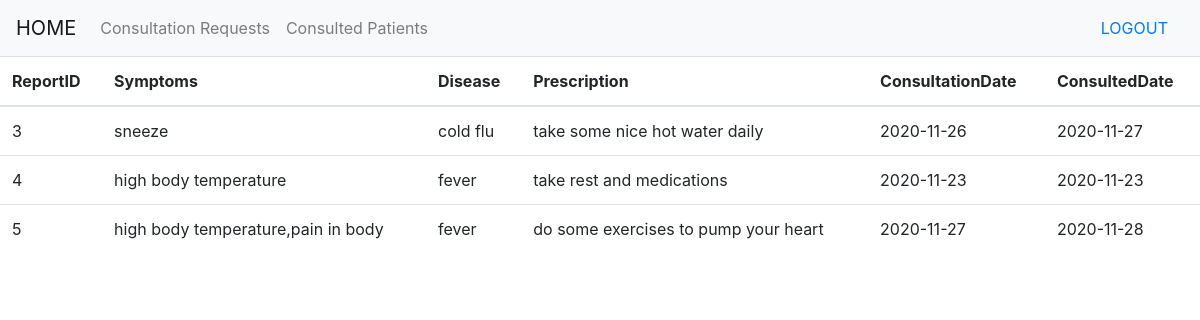
The page /doctor/patientHealthRecord?uid=1 (signed in) on the database as committed earlier.
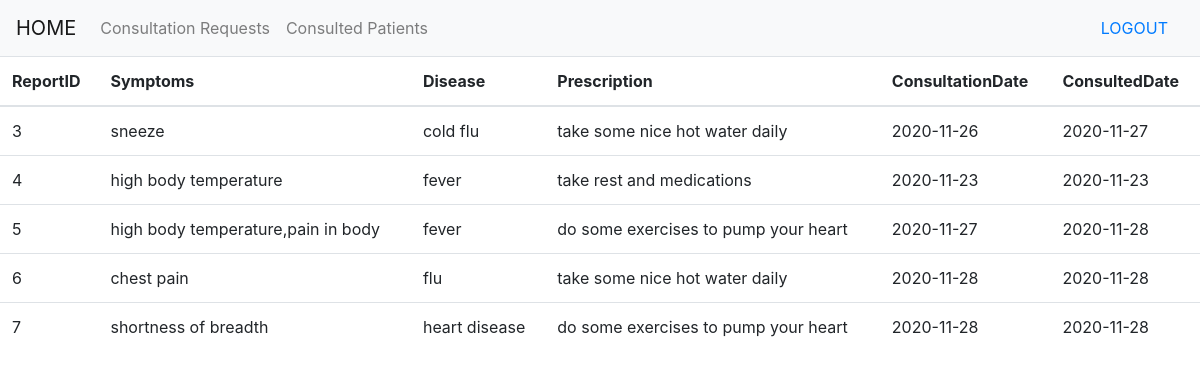
The same page on the database as committed later.
### app.py (models this page shows, shortened)
class healthRecord(Base):
    __tablename__='healthRecord'
    hid=Column(Integer,primary_key=True)
    uid=Column(Integer, nullable=False)
    did=Column(Integer,nullable=True)
    symptoms=Column(String(100),nullable=False)
    diseases=Column(String(100),nullable=True)
    consultationdate=Column(Date,nullable=True)
    consultateddate=Column(Date,nullable=True)
    prescription=Column(String(100),nullable=True)
    consultationstatus=Column(String(10))

### app.py (the view)
@app.route("/doctor/patientHealthRecord")
def patientHealthRecord():
    uid=request.args.get('uid')
    query=dbsession.query(healthRecord).filter(healthRecord.did==session['doctor'],healthRecord.uid==uid,healthRecord.consultationstatus=='seen').all()
    return render_template("patientHealthRecord.html",query=query)

### templates/patientHealthRecord.html (shortened to what this page needs)
{% extends "doctorBase.html" %}
{% block content %}
    <table class="table">
        <thead>
        <tr>
            <th scope="col">ReportID</th>
            <th scope="col">Symptoms</th>
            <th scope="col">Disease</th>
            <th scope="col">Prescription</th>
            <th scope="col">ConsultationDate</th>
            <th scope="col">ConsultedDate</th>
        </tr>
        </thead>
        <tbody>
        {% for eachRow in query %}
        <tr>
            <td>{{eachRow.hid}}</td>
            <td>{{eachRow.symptoms}}</td>
            <td>{{eachRow.diseases}}</td>
            <td>{{eachRow.prescription}}</td>
            <td>{{eachRow.consultationdate}}</td>
            <td>{{eachRow.consultateddate}}</td>
        </tr>
        {% endfor %}
    </tbody>
    </table>
{% endblock %}

Rows that differ between the two databases and show on the page:
added healthRecord: hid "6", symptoms "chest pain", diseases "flu", prescription "take some nice hot water daily", consultationdate "2020-11-28", consultateddate "2020-11-28"
added healthRecord: hid "7", symptoms "shortness of breadth", diseases "heart disease", prescription "do some exercises to pump your heart", consultationdate "2020-11-28", consultateddate "2020-11-28"
